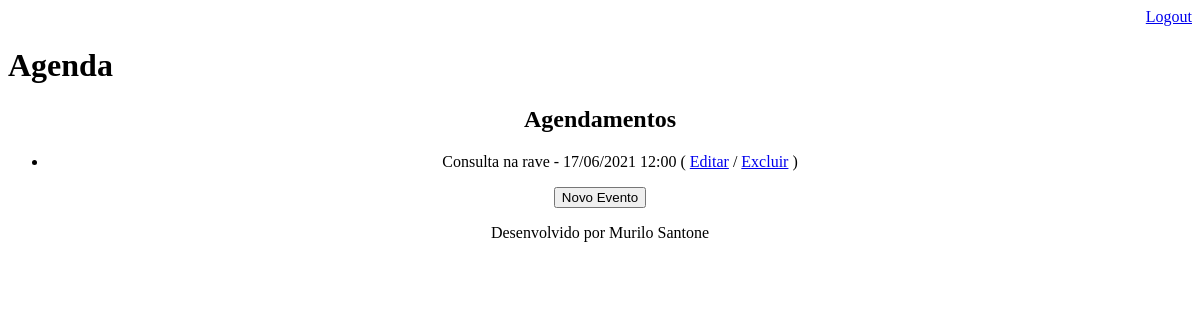
The app's page /agenda/ (signed in), older data.
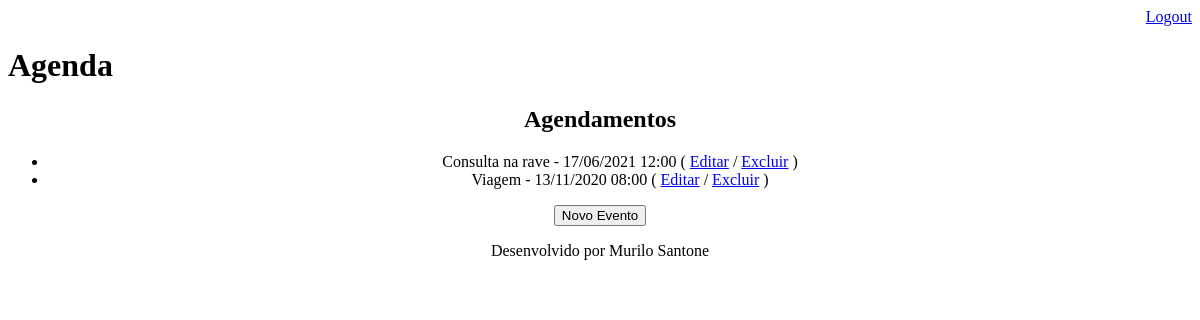
The same page, newer data.
### core/models.py (models this page shows, shortened)
class Evento(models.Model):
    titulo = models.CharField(max_length=100) #informo o titulo e o max de caracteres
    local_evento = models.CharField(max_length=50)  # campo para local do evento
    descricao = models.TextField(blank=True, null=True) #informo a descrição que pode ficar em branco e nulo
    data_evento = models.DateTimeField(verbose_name='data do evento') #informo para o usuário colocar o dia do evento
    data_criacao = models.DateTimeField(auto_now=True) #me retorna a hora que foi criado o evento.
    usuario = models.ForeignKey(User, on_delete=models.CASCADE) #mostrar usuários cadastrados import funçao django
    class Meta:
        db_table = 'evento' #informo o nome da tabela
    def get_data_criacao(self):
        return self.data_evento.strftime('%d/%m/%Y %H:%M')

### core/views.py (the view)
# urls.py: path('agenda/',views.lista_eventos),
@login_required(login_url='/login/') #autenticação de login de pagina
def lista_eventos(request):
    usuario = request.user
    evento = Evento.objects.filter(usuario=usuario)
    response = {'eventos':evento}
    return render(request, 'agenda.html', response)

### templates/agenda.html
{% extends "model-page.html" %}
{% block content %}
    <div align="center">
    <h2>Agendamentos</h2>
    <ul>
        {% for evento in eventos %}
            <li>{{evento.titulo}} - {{evento.get_data_criacao}}
                ( <a href="evento/?id={{ evento.id }}/"> Editar</a>
                / <a href="evento/delete/{{ evento.id }}/"> Excluir</a> )</li>
        {% endfor %}
    </ul>
    <a href="evento/">
        <button type="button">Novo Evento</button>
    </a>
    </div>
{% endblock %}

Row changes from the older to the newer data that the page shows:
added Evento: titulo "Viagem", get_data_criacao "13/11/2020 08:00"
